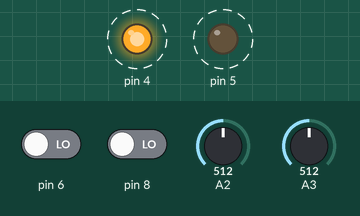
This sketch was run on a simulated Arduino Uno, built with avr-gcc and run on an emulated ATmega328P. On the bench: output pins drawn as LEDs (lit = HIGH). Dashed ring = blinking. The inputs (shaded band) are chosen by the test bench; at power-on: pin 6 LOW, pin 8 LOW, A2 = 512, A3 = 512. What the sketch prints to the serial monitor is not drawn.

Above: at 0.2 s.
Timing chart, 0 to 4.6 s (numbered marks = the images above):
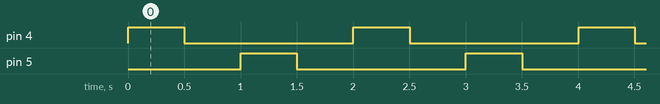

Measured:
- by itself, pin 4, pin 5: alternates HIGH for 0.50 s and LOW for 1.5 s
- by itself, everything shown: repeats every 2.0 s, in 4 steps

The sketch:

OR_Gate_Logger.ino
```cpp
// C++ code
//
void setup()
{
  pinMode(6,INPUT);
  pinMode(8,INPUT);
  pinMode(4,OUTPUT);
  pinMode(5,OUTPUT);
  pinMode(3,INPUT);
  pinMode(2,INPUT);
  Serial.begin(9600);
}

void loop()
{
  // The First Part is used to declare Variables
 //for the respective inputs
  int A = analogRead(3);
  Serial.print("A=");
  Serial.println(A);

  int B = analogRead(2);
  Serial.print("B=");
  Serial.println(B);
  //This Declares  the OR gate and delays at the same tme
  analogWrite(4,(A|B));
  analogWrite(4,255);
  delay(500);
  analogWrite(4,0);
  delay(500);

  int X = digitalRead(6);
  Serial.print("X=");
  Serial.println(X);

  int Y = digitalRead(8);
  Serial.print("Y=");
  Serial.println(Y);
  digitalWrite(5,(X|Y));

  digitalWrite(5,HIGH);
  delay(500);
  digitalWrite(5,LOW);
  delay(500);

}
```
